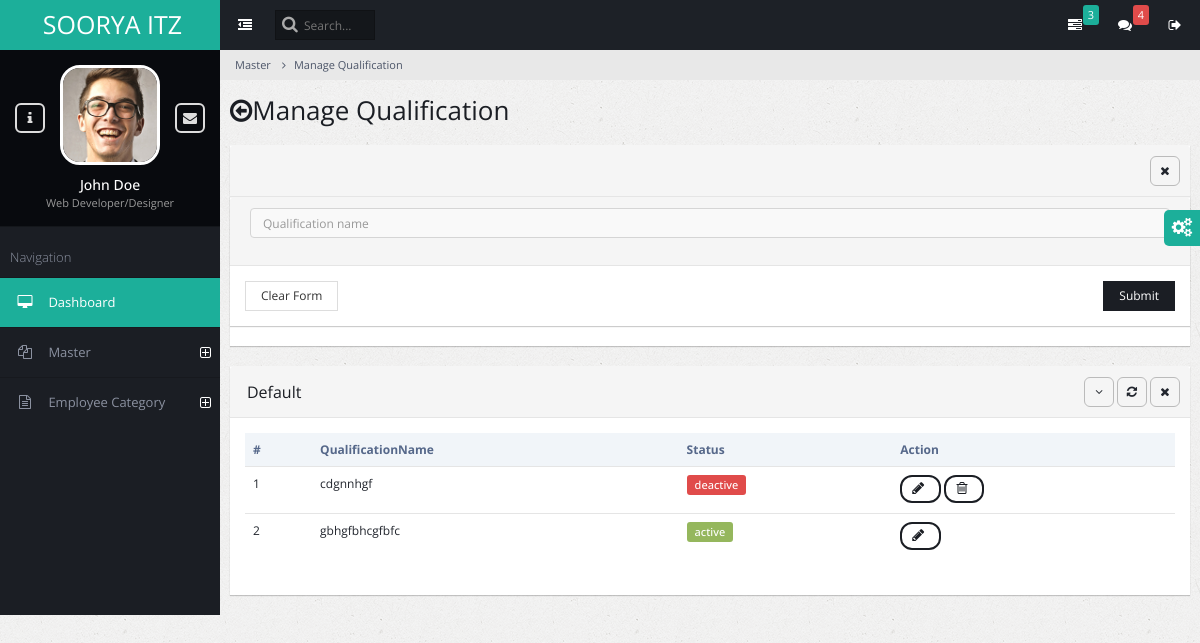
/admin_qualification_manage/, run on the app's committed database.
### admin_master/models.py (models this page shows)
class Academicqualification(models.Model):
    qualificationname = models.CharField(max_length=260)
    qualificationstatus = models.IntegerField(default=1)

### admin_master/views.py (the view, shortened to what this page needs)
# urls.py: path('admin_qualification_manage/', views.admin_qualification_manage, name='admin_qualification_manage'),
def admin_qualification_manage(request):
    success_message = None
    error_message = None
    qualifications = Academicqualification.objects.all()
    context = {
        'errormessage': error_message,
        'successmessage': success_message,
        'qualifications': qualifications,
    }
    return render(request, 'admin_master_qualification_manage.html', context)

### admin_master/templates/admin_master_qualification_manage.html (shortened to what this page needs)
{% extends "base.html" %}
{% block content %}
<ul class="breadcrumb">
    <li><a href="#">Master</a></li>
    <li><a href="#">Manage Qualification</a></li>
</ul>
<div class="page-title">
    <h2><span class="fa fa-arrow-circle-o-left"></span>Manage Qualification</h2>
</div>
<div class="page-content-wrap">
    <div class="row">
        <div class="col-md-12">
            <div class="panel panel-default">
                <div class="panel-heading">
                    <ul class="panel-controls">
                        <li><a href="#" class="panel-remove"><span class="fa fa-times"></span></a></li>
                    </ul>
                </div>
                <form method='post' >
        <div class="panel panel-default">
            <div class="panel-heading">
            <div class="row">
            <div class="col-md-12">
                <input type="text" placeholder="Qualification name"  autofocus class="form-control" class="panel-title"  name="qualificationname" required><br>
            </div>
            </div>
        </div>
        <div class="panel-body d-flex justify-content-between">
            <button class="btn btn-default">Clear Form</button>
            <button class="btn btn-primary pull-right">Submit</button>
        </div>
        </div>
    </form>
    </div>
</div>
<div class="page-content-wrap">
    <div class="row">
        <div class="col-md-12">
                     <div class="panel panel-default">
                        <div class="panel-heading">
                            <h3 class="panel-title">Default</h3>
                            <ul class="panel-controls">
                                <li><a href="#" class="panel-collapse"><span class="fa fa-angle-down"></span></a></li>
                                <li><a href="#" class="panel-refresh"><span class="fa fa-refresh"></span></a></li>
                                <li><a href="#" class="panel-remove"><span class="fa fa-times"></span></a></li>
                            </ul>
                        </div>
                        <div class="panel-body">
                            <table class="table datatable">
                                <thead>
                                    <tr>
                                        <th>#</th>
                                        <th>QualificationName</th>
                                        <th>Status</th>
                                        <th>Action</th>
                                    </tr>
                                </thead>
                                <tbody>
                                    {% for qualification in qualifications %}
                                    <tr id="{{qualification.id}}">
                                        <td>{{ forloop.counter }}</td>
                                        <td>{{qualification.qualificationname}}</td>
                                        <td> {% if qualification.qualificationstatus == 1 %}
                      <p class="badge badge-success">active
                       </td>
                       {% else %}
                       <p class="badge badge-danger">deactive</td>
                         {% endif %}</td>
                                        <td>
                                            <button class="btn btn-primary btn-rounded"  onclick="edit_qrow({{qualification.id}});">
                                                <span  id= "spinner{{qualification.id}}" class="fa fa-pencil" ></span>
                                            </button>
                                            {% if  not qualification.qualificationstatus == 1 %}
                                            <button class="btn btn-primary btn-rounded" >
                                                <span  id= "spinner{{qualification.id}}" class="fa fa-trash-o" onClick="delete_qua({{qualification.id}})" >  </button>
                                                    {% endif %}
                                        </td>
                                    </tr>
                                    {% endfor %}
                                </tbody>
                            </table>
                        </div>
                    </div>
{% endblock   %}

### data on the page
Academicqualification: qualificationname "cdgnnhgf", qualificationstatus "deactive"
Academicqualification: qualificationname "gbhgfbhcgfbfc", qualificationstatus "active"
